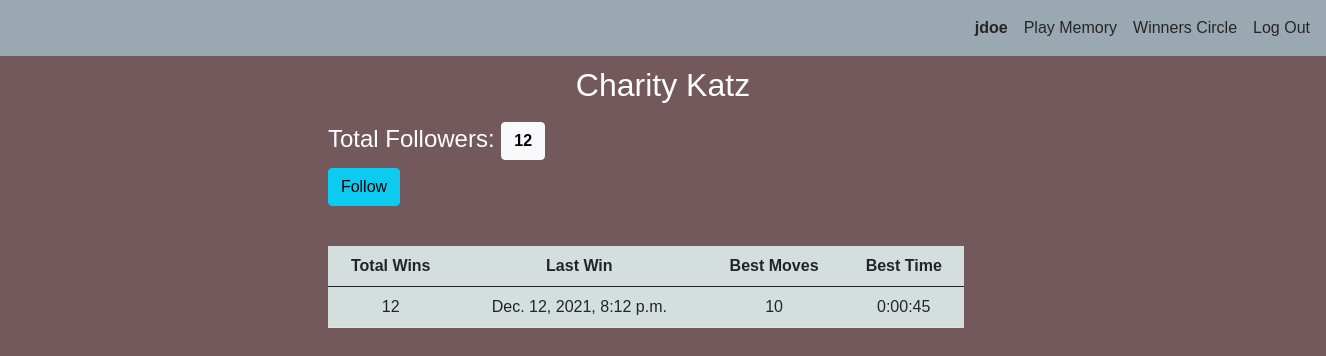
/profile/ckatz (signed in), run on the app's committed database.
### memory/models.py (models this page shows)
class User(AbstractUser):
    following = models.ManyToManyField('User', null=True, blank=True, related_name='followers')
    number_of_wins = models.IntegerField('Wins', blank=True, null=True)
    best_moves = models.IntegerField('Best Moves', blank=True, null=True)
    last_win = models.DateTimeField('Last Win', blank=True, null=True)
    best_time = models.IntegerField('Best Time', blank=True, null=True)

### memory/views.py (the view)
# urls.py: path("profile/<str:profile_name>", views.profile, name="profile"),
@login_required
def profile(request, profile_name):
    profile_user = User.objects.get(username=profile_name)
    follower_count = profile_user.followers.count()
    follower_list = profile_user.followers.all()
    following_count = profile_user.following.count()
    following_list = profile_user.following.all()
    following_user = False
    if request.user.is_authenticated:
        follow_list = request.user.following.all()
        if profile_user in follow_list:
            following_user = True
        if 'follow' in request.POST:  # add displayed user to following
            request.user.following.add(profile_user)
            return HttpResponseRedirect(reverse("profile", args=(profile_name,)))
        if 'unfollow' in request.POST:  # remove displayed user from following
            request.user.following.remove(profile_user)
            return HttpResponseRedirect(reverse("profile", args=(profile_name,)))
    if profile_user.best_time is None:
        best_time = "None"
    else:
        best_time = str(timedelta(seconds=profile_user.best_time))
    return render(request, "memory/profile.html", {
        'profile_user': profile_user,
        'following_user': following_user,
        'follower_count': follower_count,
        'following_count': following_count,
        'follower_list': follower_list,
        'following_list': following_list,
        'total_wins': profile_user.number_of_wins,
        'best_moves': profile_user.best_moves,
        'best_time': best_time,
        'last_win': profile_user.last_win,
    })

### memory/templates/memory/profile.html (shortened to what this page needs)
{% extends "memory/layout.html" %}
{% load static %}
{% block body %}
<h2>{{profile_user.first_name}} {{profile_user.last_name}}</h2>
<div class="centered_content">
  <h4>Total Followers: <button type="button" class="btn btn-light" data-bs-toggle="modal"
      data-bs-target="#followers_list"><strong>{{follower_count}}</strong></button></h4>
  {% if user.is_authenticated %}
  {% if profile_user != request.user %}
  {% if following_user is False %}
  <form action="" method="post">
    <input type="submit" value="Follow" name="follow" class="btn btn-info">
  </form>
  {% else %}
  <form action="" method="post">
    {% csrf_token %}
    <input type="submit" value="Unfollow" name="unfollow" class="btn btn-secondary">
  </form>
  {% endif %}
  {% endif %}
  {% endif %}
  <table class="table table_style" cellspacing="0">
    <thead>
      <tr>
        <th scope="col">Total Wins</th>
        <th scope="col">Last Win</th>
        <th scope="col">Best Moves</th>
        <th scope="col">Best Time</th>
      </tr>
    </thead>
    <tbody>
      <tr>
        <td scope="row">{{total_wins}}</td>
        <td>{{last_win}}</td>
        <td>{{best_moves}}</td>
        <td>{{best_time}}</td>
      </tr>
    </tbody>
  </table>
</div>
{% endblock %}

### memory/templates/memory/layout.html (shortened to what this page needs)
{% load static %}
<!DOCTYPE html>
<html lang="en">
<head>
    <link href="https://cdn.jsdelivr.net/npm/bootstrap@5.0.2/dist/css/bootstrap.min.css" rel="stylesheet">
    <link rel="stylesheet" type="text/css" href="https://cdn.datatables.net/1.11.3/css/dataTables.bootstrap5.min.css">
    <link rel="stylesheet" href="{% static 'memory/styles.css' %}">
</head>
<body>
    <nav class="navbar justify-content-end navbar-expand-md nav_background">
        <ul class="navbar-nav">
            <div class="collapse navbar-collapse" id="navbarToggleExternalContent">
                {% if user.is_authenticated %}
                <li class="nav-item">
                    <a class="nav-link nav_text_color"
                        href="{% url 'profile' profile_name=request.user %}"><strong><span
                                id="profile_link">{{user.username}}</span></strong></a>
                </li>
                <li class="nav-item">
                    <a class="nav-link nav_text_color" href="{% url 'index' %}">Play Memory</a>
                </li>
                <li class="nav-item">
                    <a class="nav-link nav_text_color" href="{% url 'winnerscircle' %}">Winners Circle</a>
                </li>
                <li class="nav-item">
                    <a class="nav-link nav_text_color" href="{% url 'logout' %}">Log Out</a>
                </li>
                {% endif %}
            </div>
        </ul>
    </nav>
    <div class="container-fluid">
        {% block body %}
        {% endblock %}
    </div>
</body>
</html>

### memory/static/memory/styles.css (style rules this page uses)
body { width: 100%; height: 100%; background: #73595c; font-family: Arial, Helvetica, sans-serif; color: #FFFFFF; }
h2 { text-align: center; padding: 10px; }
.table_style { background-color: #d4dedd; width: 60%; margin-top: 40px; }
table.table_style >thead > tr > th, table.table_style > tbody > tr > td { text-align: center; }
.centered_content { margin: auto; position: relative; left: 15%; }
.nav_background { background-color: #9aa8b1; }
.nav_text_color { color: #262626; }
.navbar-collapse { padding-right: 8px; }
@media (min-width: 1251px) and (max-width: 1575px) { #game_board, .centered_content { width: calc(80vw); height: calc(85vh); } }

### data on the page
User: username "jdoe"
User: first_name "Charity", last_name "Katz", last_win "Dec. 12, 2021, 8:12 p.m."

### other printed values
{{ follower_count }} "12"
{{ total_wins }} "12"
{{ best_moves }} "10"
{{ best_time }} "0:00:45"
